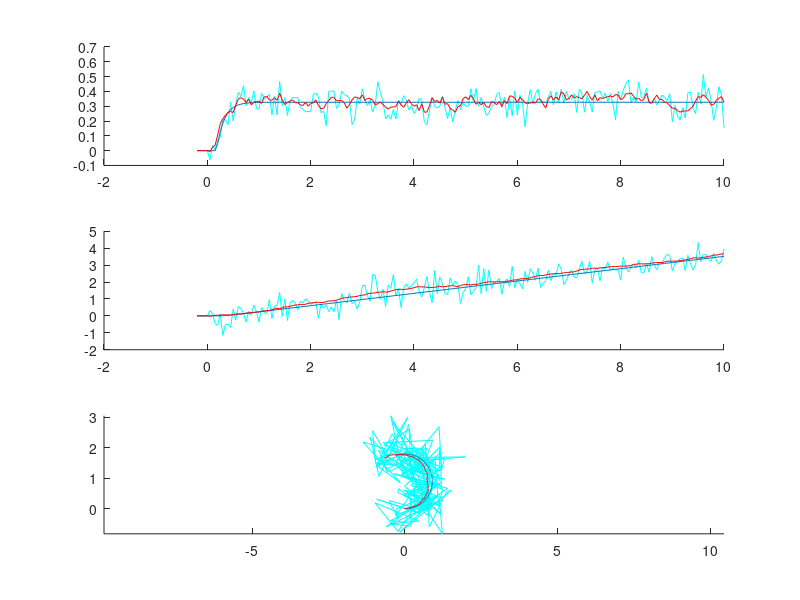
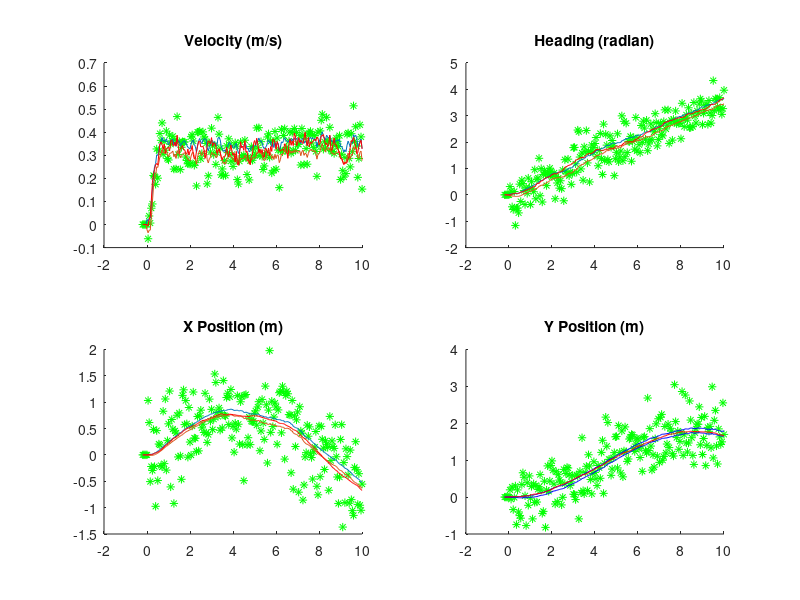

The MATLAB script that drew these images, in order:
% Simulates robot motion, producing ground truth against which
% the extended kalman filter may be tested against.
%
% See http://www.cs.unc.edu/~welch/media/pdf/kalman_intro.pdf
% for background on the EKF.

% =========== Simulation Parameters =============
time = 10;   % simulation length [s]
ts = 0.05;  % sim timestep [s]
len = 0.265; % robot length [m]

% States and measurements are [velocity, heading, x pos, y pos]
% Process covariance.  (assume independence):
Q = diag([sqrt(0.0005) 0.02 0.005 0.005].^2);
% Measurement covariance:
R = diag([sqrt(0.0035) 0.5 0.5 0.5].^2);

% =========== Simulation ========================

% Sample count.  Because the discrete velocity model needs to look back
% 5 samples, we add 5 samples and set t=0 at sample 5
n = time / ts + 5;  
to = 5;
t = [(-to+1)*ts:ts:time];

% Input signal.  Inputs are [motor %, steering angle (rad)]
u = [ones(1,n)*100; ones(1,n)*0.3];
u(:,1:to) = zeros(2,to);

% System state.
xi = zeros(4,n);  % ideal state
% Initial state:  
xi(:,to) = [0 0 0 0];
x = xi;  % true state, with process noise

% Measurements.  Direct, in same order as state vector.
m = zeros(4,n);

% Kalman estimates:
xe = xi;  % Estimate means, start with correct i.c.
Pe = zeros(4,4,n); % Estimate covariances
Pe(:,:,to) = Q;  % Initial condition covariance

% Velocity model:
load('vel_coeffs.mat');
% Z transform numerator and denominator coefficients:
delay = 4;
zn = (Km*am*ts)/(am*ts + 2)*[1 1];
zd = cat(2, [1 (am*ts-2)/(am*ts+2)], zeros(1, delay));

% Simulate!
for k = to+1:n
    % Ideal model:
    % Velocity:
    xi(1,k) = zn(1)*u(1,k-4) + zn(2)*u(1,k-3) - zd(2)*xi(1,k-1);
    % Heading:
    xi(2,k) = xi(2,k-1) + xi(1,k-1)*sin(u(2,k-1))*ts/len;
    % x pos:
    xi(3,k) = xi(3,k-1) + xi(1,k-1)*cos(xi(2,k-1))*ts;
    % y pos:
    xi(4,k) = xi(4,k-1) + xi(1,k-1)*sin(xi(2,k-1))*ts;

    % Noisy model:
    x(1,k) = zn(1)*u(1,k-4) + zn(2)*u(1,k-3) - zd(2)*x(1,k-1);
    x(2,k) = x(2,k-1) + x(1,k-1)*sin(u(2,k-1))*ts/len;
    x(3,k) = x(3,k-1) + x(1,k-1)*cos(x(2,k-1))*ts;
    x(4,k) = x(4,k-1) + x(1,k-1)*sin(x(2,k-1))*ts;
    x(:,k) = x(:,k) + sqrt(Q)*randn(4,1);  % Only valid if noise is independent!

    % Measurements:
    m(:,k) = x(:,k) + sqrt(R)*randn(4,1);

    % A priori state estimate:
    xp = zeros(4,1);
    xp(1) = zn(1)*u(1,k-4) + zn(2)*u(1,k-3) - zd(2)*xe(1,k-1);
    xp(2) = xe(2,k-1) + xe(1,k-1)*sin(u(2,k-1))*ts/len;
    xp(3) = xe(3,k-1) + xe(1,k-1)*cos(xe(2,k-1))*ts;
    xp(4) = xe(4,k-1) + xe(1,k-1)*sin(xe(2,k-1))*ts;

    % Jacobian of current state w.r.t previous state:
    A = [-zd(2)                0                        0 0;
         ts*sin(u(2,k-1))/len  1                        0 0;
         ts*cos(xe(2,k-1)) -xe(1,k-1)*ts*sin(xe(2,k-1)) 1 0;
         ts*sin(xe(2,k-1)) xe(1,k-1)*ts*cos(xe(2,k-1))  0 1; ];

    % Jacobian of state w.r.t process noise:
    W = eye(4);
    % Jacobian of measurements w.r.t state:
    H = eye(4);
    % Jacobian of measurements w.r.t measurement noise:
    V = eye(4);

    % A priori covariance:
    Pp = A*Pe(:,:,k-1)*A' + W*Q*W';

    % Kalman gain:
    K = Pp*H'*inv(H*Pp*H' + V*R*V');

    % EKF state estimate:
    xe(:,k) = xp + K*(m(:,k) - xp);
    Pe(:,:,k) = (eye(4) - K*H)*Pp;
end

% Plot true state vs. ideal state vs. measurements:
figure(1);
clf();

% Velocity
subplot(3,1,1);
hold on
plot(t,m(1,:),'c');
plot(t,xi(1,:));
plot(t,x(1,:),'r');
hold off

% Heading
subplot(3,1,2);
hold on
plot(t,m(2,:),'c');
plot(t,xi(2,:));
plot(t,x(2,:),'r');
hold off

% Position
subplot(3,1,3);
hold on
plot(m(3,:),m(4,:),'c');
plot(xi(3,:),xi(4,:));
plot(x(3,:),x(4,:),'r');
axis square
axis equal
hold off

% Plot EKF estimate 1 sigma s.d bounds vs. true state
figure(2);
clf();

% Velocity
subplot(2,2,1);
hold on
title('Velocity (m/s)');
plot(t,m(1,:),'g*');
plot(t,xe(1,:)+sqrt(reshape(Pe(1,1,:),size(t))));
plot(t,xe(1,:)-sqrt(reshape(Pe(1,1,:),size(t))));
plot(t,x(1,:),'r');
hold off

% Heading
subplot(2,2,2);
hold on
title('Heading (radian)');
plot(t,m(2,:),'g*');
plot(t,xe(2,:)+sqrt(reshape(Pe(2,2,:),size(t))));
plot(t,xe(2,:)-sqrt(reshape(Pe(2,2,:),size(t))));
plot(t,x(2,:),'r');
hold off

% X Position
subplot(2,2,3);
hold on
title('X Position (m)');
plot(t,m(3,:),'g*');
plot(t,xe(3,:)+sqrt(reshape(Pe(3,3,:),size(t))));
plot(t,xe(3,:)-sqrt(reshape(Pe(3,3,:),size(t))));
plot(t,x(3,:),'r');
hold off

% Y Position
subplot(2,2,4);
hold on
title('Y Position (m)');
plot(t,m(4,:),'g*');
plot(t,xe(4,:)+sqrt(reshape(Pe(4,4,:),size(t))),'b');
plot(t,xe(4,:)-sqrt(reshape(Pe(4,4,:),size(t))),'b');
plot(t,x(4,:),'r');
hold off
